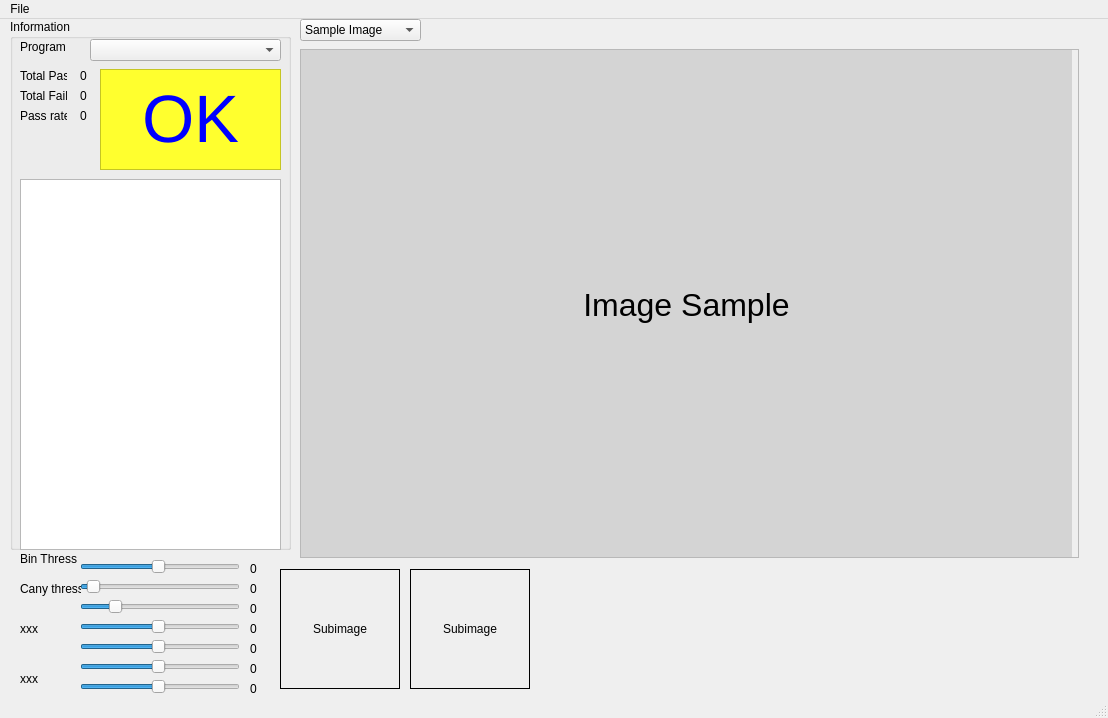
<?xml version="1.0" encoding="UTF-8"?>
<ui version="4.0">
 <class>MainWindow</class>
 <widget class="QMainWindow" name="MainWindow">
  <property name="geometry">
   <rect>
    <x>0</x>
    <y>0</y>
    <width>1108</width>
    <height>718</height>
   </rect>
  </property>
  <property name="windowTitle">
   <string>Basler Visual check</string>
  </property>
  <widget class="QWidget" name="centralwidget">
   <widget class="QGroupBox" name="grboxInformation">
    <property name="geometry">
     <rect>
      <x>10</x>
      <y>0</y>
      <width>281</width>
      <height>531</height>
     </rect>
    </property>
    <property name="title">
     <string>Information</string>
    </property>
    <widget class="QComboBox" name="cbbProgram">
     <property name="geometry">
      <rect>
       <x>80</x>
       <y>20</y>
       <width>191</width>
       <height>22</height>
      </rect>
     </property>
    </widget>
    <widget class="QLabel" name="label">
     <property name="geometry">
      <rect>
       <x>10</x>
       <y>20</y>
       <width>71</width>
       <height>16</height>
      </rect>
     </property>
     <property name="styleSheet">
      <string notr="true"/>
     </property>
     <property name="text">
      <string>Program</string>
     </property>
    </widget>
    <widget class="QLabel" name="label_2">
     <property name="geometry">
      <rect>
       <x>10</x>
       <y>50</y>
       <width>47</width>
       <height>13</height>
      </rect>
     </property>
     <property name="text">
      <string>Total Pass</string>
     </property>
    </widget>
    <widget class="QLabel" name="lblJudgemen">
     <property name="geometry">
      <rect>
       <x>90</x>
       <y>50</y>
       <width>181</width>
       <height>101</height>
      </rect>
     </property>
     <property name="font">
      <font>
       <pointsize>50</pointsize>
      </font>
     </property>
     <property name="styleSheet">
      <string notr="true">background-color: rgb(255, 255, 46);</string>
     </property>
     <property name="frameShape">
      <enum>QFrame::StyledPanel</enum>
     </property>
     <property name="text">
      <string>&lt;html&gt;&lt;head/&gt;&lt;body&gt;&lt;p&gt;&lt;span style=&quot; color:#0000ff;&quot;&gt;OK&lt;/span&gt;&lt;/p&gt;&lt;/body&gt;&lt;/html&gt;</string>
     </property>
     <property name="alignment">
      <set>Qt::AlignCenter</set>
     </property>
    </widget>
    <widget class="QLabel" name="lblFailResult">
     <property name="geometry">
      <rect>
       <x>70</x>
       <y>70</y>
       <width>47</width>
       <height>13</height>
      </rect>
     </property>
     <property name="text">
      <string>0</string>
     </property>
    </widget>
    <widget class="QLabel" name="label_5">
     <property name="geometry">
      <rect>
       <x>10</x>
       <y>70</y>
       <width>47</width>
       <height>13</height>
      </rect>
     </property>
     <property name="text">
      <string>Total Fail</string>
     </property>
    </widget>
    <widget class="QLabel" name="lblPassRate">
     <property name="geometry">
      <rect>
       <x>70</x>
       <y>90</y>
       <width>47</width>
       <height>13</height>
      </rect>
     </property>
     <property name="text">
      <string>0</string>
     </property>
    </widget>
    <widget class="QLabel" name="label_7">
     <property name="geometry">
      <rect>
       <x>10</x>
       <y>90</y>
       <width>47</width>
       <height>13</height>
      </rect>
     </property>
     <property name="text">
      <string>Pass rate</string>
     </property>
    </widget>
    <widget class="QLabel" name="lblPassResult">
     <property name="geometry">
      <rect>
       <x>70</x>
       <y>50</y>
       <width>47</width>
       <height>13</height>
      </rect>
     </property>
     <property name="text">
      <string>0</string>
     </property>
    </widget>
    <widget class="QListView" name="listView">
     <property name="geometry">
      <rect>
       <x>10</x>
       <y>160</y>
       <width>261</width>
       <height>371</height>
      </rect>
     </property>
    </widget>
   </widget>
   <widget class="QLabel" name="lblSubImage">
    <property name="geometry">
     <rect>
      <x>280</x>
      <y>550</y>
      <width>120</width>
      <height>120</height>
     </rect>
    </property>
    <property name="frameShape">
     <enum>QFrame::Box</enum>
    </property>
    <property name="text">
     <string>Subimage</string>
    </property>
    <property name="alignment">
     <set>Qt::AlignCenter</set>
    </property>
   </widget>
   <widget class="QLabel" name="lblSubImage_2">
    <property name="geometry">
     <rect>
      <x>410</x>
      <y>550</y>
      <width>120</width>
      <height>120</height>
     </rect>
    </property>
    <property name="frameShape">
     <enum>QFrame::Box</enum>
    </property>
    <property name="text">
     <string>Subimage</string>
    </property>
    <property name="alignment">
     <set>Qt::AlignCenter</set>
    </property>
   </widget>
   <widget class="QSlider" name="sldBinThreshold">
    <property name="geometry">
     <rect>
      <x>80</x>
      <y>540</y>
      <width>160</width>
      <height>16</height>
     </rect>
    </property>
    <property name="maximum">
     <number>255</number>
    </property>
    <property name="value">
     <number>125</number>
    </property>
    <property name="orientation">
     <enum>Qt::Horizontal</enum>
    </property>
   </widget>
   <widget class="QLabel" name="label_3">
    <property name="geometry">
     <rect>
      <x>20</x>
      <y>530</y>
      <width>61</width>
      <height>20</height>
     </rect>
    </property>
    <property name="text">
     <string>Bin Thress</string>
    </property>
   </widget>
   <widget class="QLabel" name="lblBinThresValue">
    <property name="geometry">
     <rect>
      <x>250</x>
      <y>540</y>
      <width>21</width>
      <height>20</height>
     </rect>
    </property>
    <property name="text">
     <string>0</string>
    </property>
   </widget>
   <widget class="QSlider" name="sldCanny_up">
    <property name="geometry">
     <rect>
      <x>80</x>
      <y>580</y>
      <width>160</width>
      <height>16</height>
     </rect>
    </property>
    <property name="maximum">
     <number>255</number>
    </property>
    <property name="value">
     <number>50</number>
    </property>
    <property name="orientation">
     <enum>Qt::Horizontal</enum>
    </property>
   </widget>
   <widget class="QLabel" name="lblCanny_lo">
    <property name="geometry">
     <rect>
      <x>250</x>
      <y>560</y>
      <width>21</width>
      <height>20</height>
     </rect>
    </property>
    <property name="text">
     <string>0</string>
    </property>
   </widget>
   <widget class="QLabel" name="label_4">
    <property name="geometry">
     <rect>
      <x>20</x>
      <y>560</y>
      <width>61</width>
      <height>20</height>
     </rect>
    </property>
    <property name="text">
     <string>Cany thress</string>
    </property>
   </widget>
   <widget class="QLabel" name="lblCanny_up">
    <property name="geometry">
     <rect>
      <x>250</x>
      <y>580</y>
      <width>21</width>
      <height>20</height>
     </rect>
    </property>
    <property name="text">
     <string>0</string>
    </property>
   </widget>
   <widget class="QSlider" name="sldCanny_lo">
    <property name="geometry">
     <rect>
      <x>80</x>
      <y>560</y>
      <width>160</width>
      <height>16</height>
     </rect>
    </property>
    <property name="maximum">
     <number>255</number>
    </property>
    <property name="value">
     <number>10</number>
    </property>
    <property name="orientation">
     <enum>Qt::Horizontal</enum>
    </property>
   </widget>
   <widget class="QLabel" name="lblBinThresValue_4">
    <property name="geometry">
     <rect>
      <x>250</x>
      <y>620</y>
      <width>21</width>
      <height>20</height>
     </rect>
    </property>
    <property name="text">
     <string>0</string>
    </property>
   </widget>
   <widget class="QSlider" name="sldG_up">
    <property name="geometry">
     <rect>
      <x>80</x>
      <y>620</y>
      <width>160</width>
      <height>16</height>
     </rect>
    </property>
    <property name="maximum">
     <number>255</number>
    </property>
    <property name="value">
     <number>125</number>
    </property>
    <property name="orientation">
     <enum>Qt::Horizontal</enum>
    </property>
   </widget>
   <widget class="QLabel" name="label_6">
    <property name="geometry">
     <rect>
      <x>20</x>
      <y>600</y>
      <width>61</width>
      <height>20</height>
     </rect>
    </property>
    <property name="text">
     <string>xxx</string>
    </property>
   </widget>
   <widget class="QLabel" name="lblBinThresValue_5">
    <property name="geometry">
     <rect>
      <x>250</x>
      <y>600</y>
      <width>21</width>
      <height>20</height>
     </rect>
    </property>
    <property name="text">
     <string>0</string>
    </property>
   </widget>
   <widget class="QSlider" name="sldG_lo">
    <property name="geometry">
     <rect>
      <x>80</x>
      <y>600</y>
      <width>160</width>
      <height>16</height>
     </rect>
    </property>
    <property name="maximum">
     <number>255</number>
    </property>
    <property name="value">
     <number>125</number>
    </property>
    <property name="orientation">
     <enum>Qt::Horizontal</enum>
    </property>
   </widget>
   <widget class="QLabel" name="lblBinThresValue_6">
    <property name="geometry">
     <rect>
      <x>250</x>
      <y>660</y>
      <width>21</width>
      <height>20</height>
     </rect>
    </property>
    <property name="text">
     <string>0</string>
    </property>
   </widget>
   <widget class="QSlider" name="sldB_up">
    <property name="geometry">
     <rect>
      <x>80</x>
      <y>660</y>
      <width>160</width>
      <height>16</height>
     </rect>
    </property>
    <property name="maximum">
     <number>255</number>
    </property>
    <property name="value">
     <number>125</number>
    </property>
    <property name="orientation">
     <enum>Qt::Horizontal</enum>
    </property>
   </widget>
   <widget class="QLabel" name="label_8">
    <property name="geometry">
     <rect>
      <x>20</x>
      <y>650</y>
      <width>61</width>
      <height>20</height>
     </rect>
    </property>
    <property name="text">
     <string>xxx</string>
    </property>
   </widget>
   <widget class="QLabel" name="lblBinThresValue_7">
    <property name="geometry">
     <rect>
      <x>250</x>
      <y>640</y>
      <width>21</width>
      <height>20</height>
     </rect>
    </property>
    <property name="text">
     <string>0</string>
    </property>
   </widget>
   <widget class="QSlider" name="sldB_lo">
    <property name="geometry">
     <rect>
      <x>80</x>
      <y>640</y>
      <width>160</width>
      <height>16</height>
     </rect>
    </property>
    <property name="maximum">
     <number>255</number>
    </property>
    <property name="value">
     <number>125</number>
    </property>
    <property name="orientation">
     <enum>Qt::Horizontal</enum>
    </property>
   </widget>
   <widget class="QComboBox" name="cbbSelectImage">
    <property name="geometry">
     <rect>
      <x>300</x>
      <y>0</y>
      <width>121</width>
      <height>22</height>
     </rect>
    </property>
    <item>
     <property name="text">
      <string>Sample Image</string>
     </property>
    </item>
    <item>
     <property name="text">
      <string>Image</string>
     </property>
    </item>
    <item>
     <property name="text">
      <string>Gray Image </string>
     </property>
    </item>
    <item>
     <property name="text">
      <string>Canny Image</string>
     </property>
    </item>
    <item>
     <property name="text">
      <string>Contour Image</string>
     </property>
    </item>
    <item>
     <property name="text">
      <string>Big contour Image</string>
     </property>
    </item>
   </widget>
   <widget class="QScrollArea" name="scrollArea">
    <property name="geometry">
     <rect>
      <x>300</x>
      <y>30</y>
      <width>779</width>
      <height>509</height>
     </rect>
    </property>
    <property name="widgetResizable">
     <bool>true</bool>
    </property>
    <widget class="QWidget" name="scrollAreaWidgetContents">
     <property name="geometry">
      <rect>
       <x>0</x>
       <y>0</y>
       <width>775</width>
       <height>505</height>
      </rect>
     </property>
     <widget class="QLabel" name="lblImage">
      <property name="geometry">
       <rect>
        <x>0</x>
        <y>0</y>
        <width>771</width>
        <height>509</height>
       </rect>
      </property>
      <property name="font">
       <font>
        <pointsize>24</pointsize>
       </font>
      </property>
      <property name="styleSheet">
       <string notr="true">background-color: rgb(212, 212, 212);</string>
      </property>
      <property name="text">
       <string>Image Sample</string>
      </property>
      <property name="alignment">
       <set>Qt::AlignCenter</set>
      </property>
     </widget>
    </widget>
   </widget>
  </widget>
  <widget class="QMenuBar" name="menubar">
   <property name="geometry">
    <rect>
     <x>0</x>
     <y>0</y>
     <width>1108</width>
     <height>20</height>
    </rect>
   </property>
   <widget class="QMenu" name="menuFile">
    <property name="title">
     <string>File</string>
    </property>
    <addaction name="actionSetup"/>
    <addaction name="actionAuto"/>
    <addaction name="actionExit"/>
   </widget>
   <addaction name="menuFile"/>
  </widget>
  <widget class="QStatusBar" name="statusbar"/>
  <action name="actionSetup">
   <property name="text">
    <string>Setup</string>
   </property>
  </action>
  <action name="actionAuto">
   <property name="text">
    <string>Auto</string>
   </property>
  </action>
  <action name="actionExit">
   <property name="text">
    <string>Exit</string>
   </property>
  </action>
 </widget>
 <resources/>
 <connections/>
</ui>
